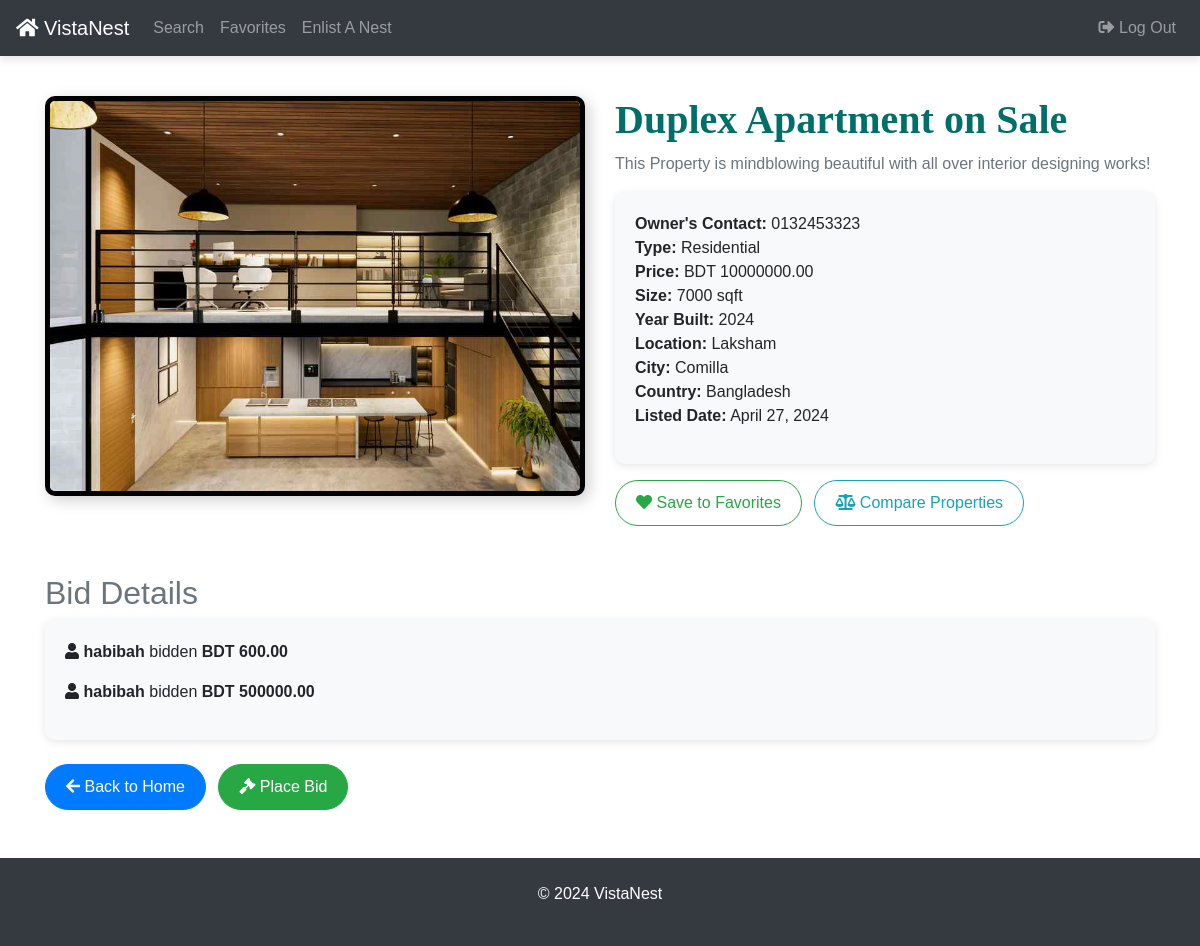
The app's page /details/24, older data.
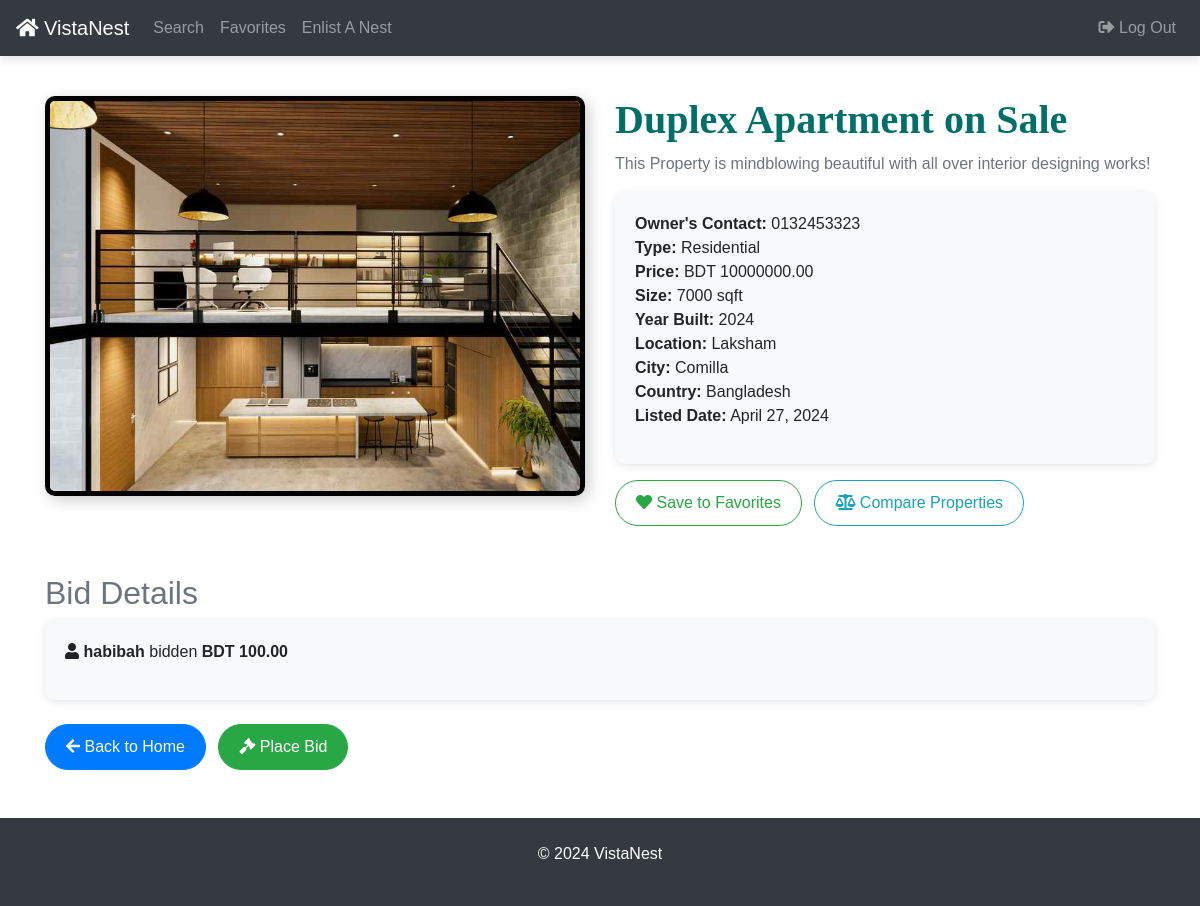
The same page, newer data.
### platforms/models.py (models this page shows, shortened)
class Platform(models.Model):
    property_type_choices = [
        ('Residential', 'Residential'),
        ('Commercial', 'Commercial'),
        ('Land', 'Land'),
        ('Industrial', 'Industrial'),
        ('Special Purpose', 'Special Purpose')
    ]
    owner_contact_number = models.CharField(max_length=15, blank=True, null=True)
    title = models.CharField(max_length=100)
    description = models.TextField(default="This Property is mindblowing!")
    property_type = models.CharField(max_length=20, choices=property_type_choices)
    price = models.DecimalField(max_digits=10, decimal_places=2)
    size_sqft = models.PositiveIntegerField()
    year_built = models.PositiveIntegerField()
    location = models.CharField(max_length=100)
    city = models.CharField(max_length=50)
    country = models.CharField(max_length=50)
    listed_date = models.DateField(auto_now_add=True)
    image = models.ImageField(upload_to='platform_image/', blank=True, null=True, default='platform_image/houses.png')

class Bid(models.Model):
    user = models.ForeignKey(User, on_delete=models.CASCADE)
    property = models.ForeignKey(Platform, on_delete=models.CASCADE, related_name='bids')
    amount = models.DecimalField(max_digits=10, decimal_places=2)
    bid_status = models.CharField(max_length=20, choices=[
        ('Pending', 'Pending'),
        ('Accepted', 'Accepted'),
        ('Rejected', 'Rejected')
    ], default='Pending')
    date_placed = models.DateTimeField(auto_now_add=True)

### mysite/views.py (the view)
# urls.py: path('details/<int:property_id>', views.details, name='details'),
def details(request, property_id):
    platform = get_object_or_404(Platform, pk=property_id)
    bids = platform.bids.all().select_related('user')
    return render(request, 'details.html', {
        "platform": platform, 'bids': bids,
    })

### templates/details.html (shortened to what this page needs)
<!DOCTYPE html>
<html lang="en">
<head>
    <link rel="stylesheet" href="https://cdn.jsdelivr.net/npm/bootstrap@4.3.1/dist/css/bootstrap.min.css">
    <link rel="stylesheet" href="https://cdnjs.cloudflare.com/ajax/libs/font-awesome/5.15.4/css/all.min.css">
</head>
<body>
    <nav class="navbar navbar-expand-md navbar-dark bg-dark fixed-top">
       <a class="navbar-brand text-white" href="{% url 'home' %}">
             <i class="fas fa-home text-white"></i> VistaNest
        </a>
        <div class="collapse navbar-collapse" id="navbarNav">
            <ul class="navbar-nav">
                <li class="nav-item"><a class="nav-link" href="{% url 'search' %}">Search</a></li>
                <li class="nav-item"><a class="nav-link" href="{% url 'favorites' %}">Favorites</a></li>
                <li class="nav-item"><a class="nav-link" href="{% url 'add-platform' %}">Enlist A Nest</a></li>
            </ul>
            <ul class="navbar-nav ml-auto">
                <li class="nav-item">
                    <a href="{% url 'logout' %}" class="nav-link">
                        <i class="fas fa-sign-out-alt"></i> Log Out
                    </a>
                </li>
            </ul>
        </div>
    </nav>
    <div class="container mt-5 pt-5">
        <div class="row">
        <div class="col-md-6 text-center">
            {% if platform.image %}
                <img src="{{ platform.image.url }}" alt="Property Image" class="img-fluid property-image">
            {% else %}
            <div class="property-placeholder d-flex flex-column align-items-center justify-content-center">
                <i class="fas fa-home fa-7x text-muted"></i>
                <p class="mt-3 text-muted">Image not available</p>
            </div>
            {% endif %}
        </div>
            <div class="col-md-6">
            <h1 class="text-blue-teal custom-font"><b>{{ platform.title }}</b></h1>
                <p class="text-muted">{{ platform.description }}</p>
                <div class="info-section">
                    <ul class="list-unstyled">
                        <li><strong>Owner's Contact:</strong> {{ platform.owner_contact_number }}</li>
                        <li><strong>Type:</strong> {{ platform.property_type }}</li>
                        <li><strong>Price:</strong> BDT {{ platform.price }}</li>
                        <li><strong>Size:</strong> {{ platform.size_sqft }} sqft</li>
                        <li><strong>Year Built:</strong> {{ platform.year_built }}</li>
                        <li><strong>Location:</strong> {{ platform.location }}</li>
                        <li><strong>City:</strong> {{ platform.city }}</li>
                        <li><strong>Country:</strong> {{ platform.country }}</li>
                        <li><strong>Listed Date:</strong> {{ platform.listed_date }}</li>
                    </ul>
                </div><div class="mt-3">
    <a href="{% url 'add_to_favorites' platform.id %}" class="btn btn-outline-success btn-custom">
        <i class="fas fa-heart"></i> Save to Favorites
    </a>
  <a href="{% url 'compare_properties' %}?platform_id={{ platform.id }}" class="btn btn-outline-info btn-custom rounded-pill ml-2">
        <i class="fas fa-balance-scale"></i> Compare Properties
    </a>
</div>
            </div>
        </div>
        <div class="mt-5">
            <h2 class="text-secondary">Bid Details</h2>
            <div class="info-section">
                {% if bids %}
                    {% for bid in bids %}
                        <p><i class="fas fa-user"></i> <strong>{{ bid.user.username }}</strong> bidden <strong>BDT {{ bid.amount }}</strong></p>
                    {% endfor %}
                {% else %}
                    <p>No bids available yet. Be the first to place a bid!</p>
                {% endif %}
            </div>
        </div>
        <div class="mt-4">
            <a href="{% url 'home' %}" class="btn btn-primary btn-custom">
                <i class="fas fa-arrow-left"></i> Back to Home
            </a>
               <a href="{% url 'place_bid' platform.id %}" class="btn btn-success btn-custom ml-2">
        <i class="fas fa-gavel"></i> Place Bid
    </a>
        </div>
    </div>
    <footer class="text-center py-4 mt-5">
        <div class="container">
            <p>&copy; 2024 VistaNest</p>
        </div>
    </footer>
</body>
</html>

### templates/details.html (style rules this page uses)
body { font-family: 'Arial', sans-serif; }
.navbar { box-shadow: 0 4px 8px rgba(0, 0, 0, 0.1); }
.text-blue-teal { color: #006f6a; }
.custom-font { font-family: 'Garamond', Serif; }
.navbar-brand i { color: #ffc107; }
.property-image { width: 100%; height: 400px; object-fit: cover; border-radius: 10px; border: 5px solid #000; box-shadow: 4px 4px 15px rgba(0, 0, 0, 0.2); }
.info-section { background-color: #f8f9fa; border-radius: 10px; padding: 20px; box-shadow: 0px 2px 8px rgba(0, 0, 0, 0.1); }
.btn-custom { border-radius: 30px; padding: 10px 20px; }
footer { background-color: #343a40; color: #fff; }

Row changes from the older to the newer data that the page shows:
removed Bid: user.username "habibah", amount "600.00"
removed Bid: user.username "habibah", amount "500000.00"
added Bid: user.username "habibah", amount "100.00"
